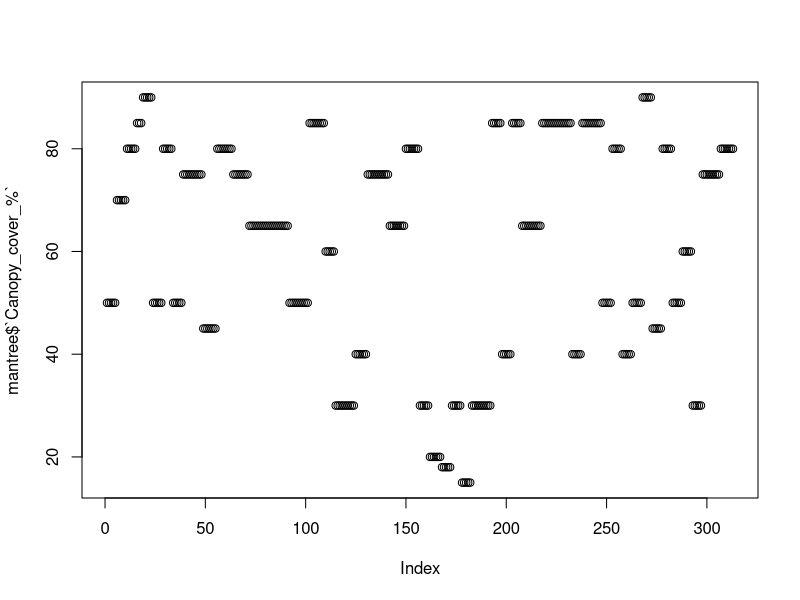
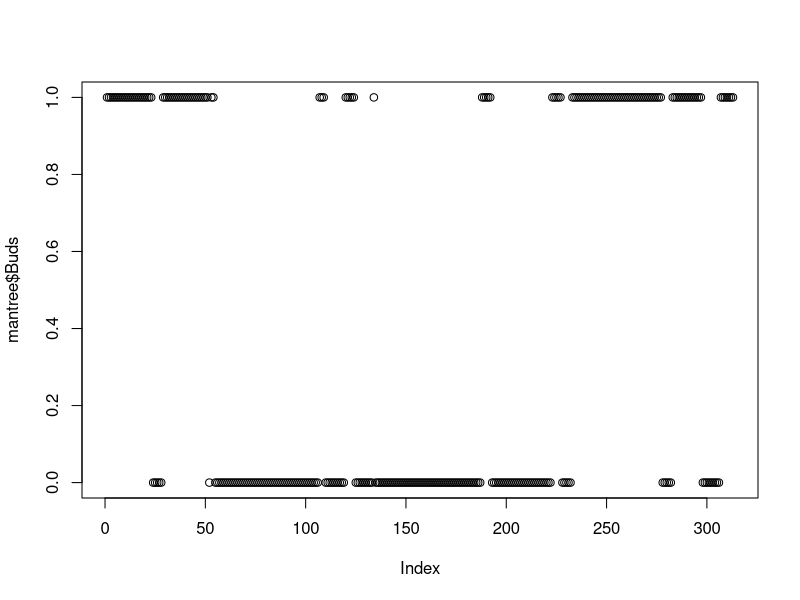
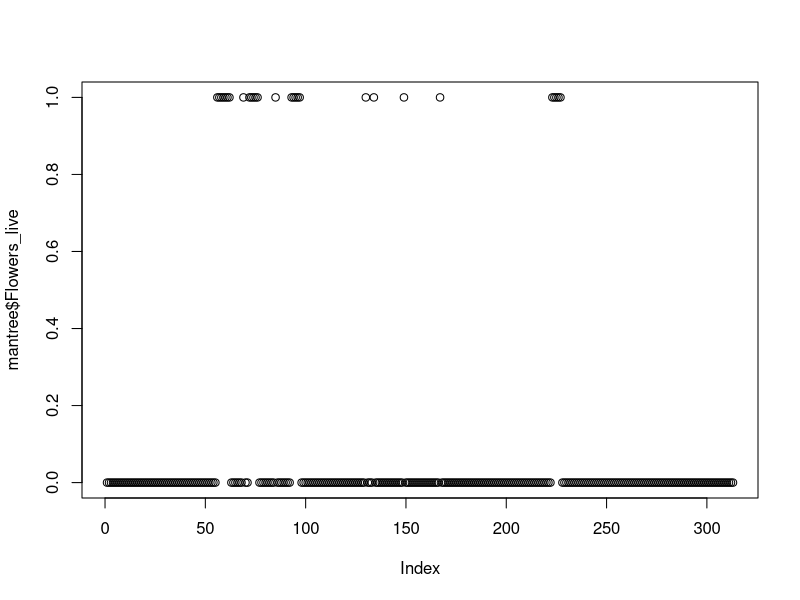
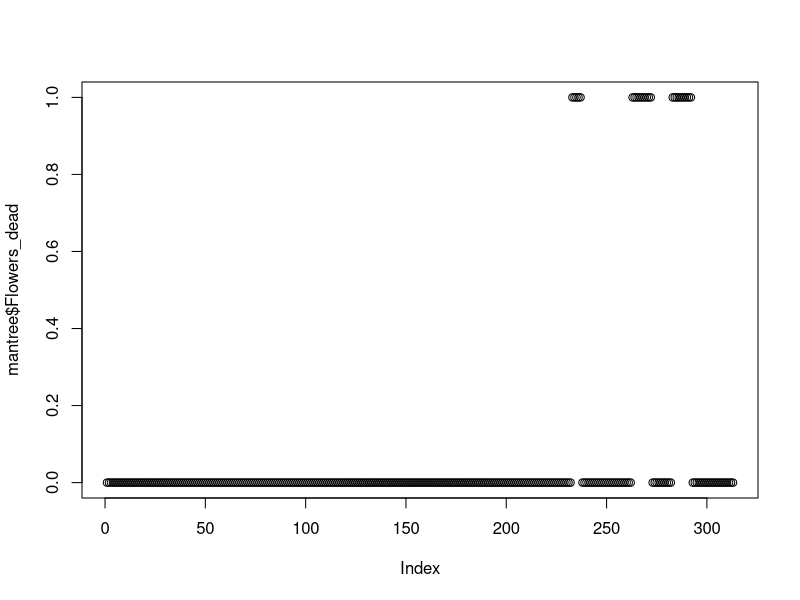
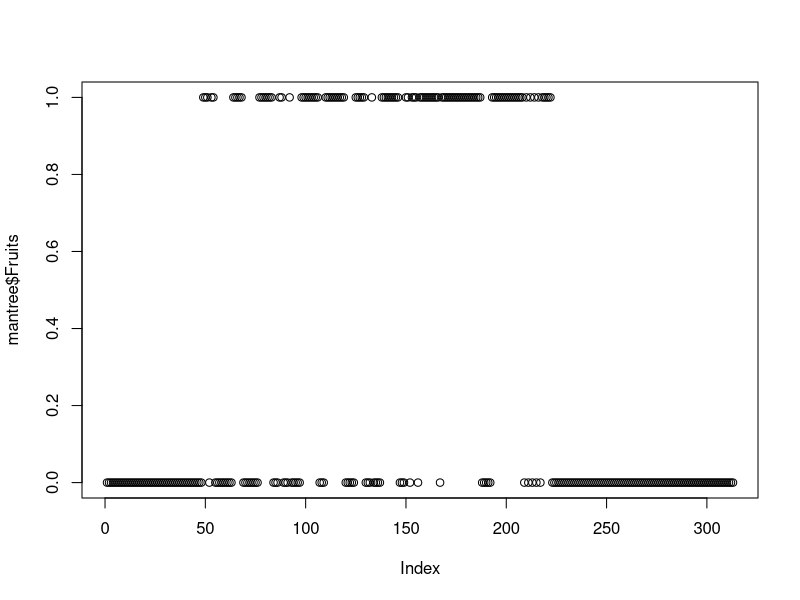
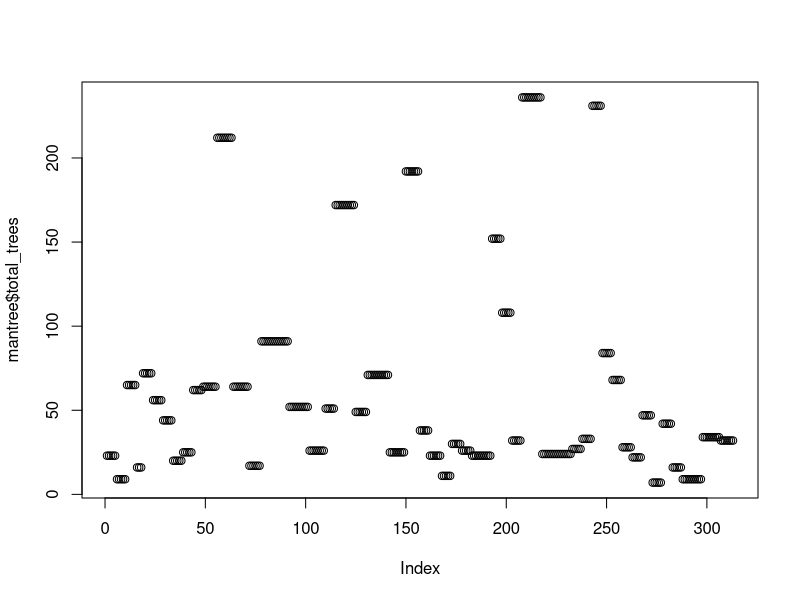
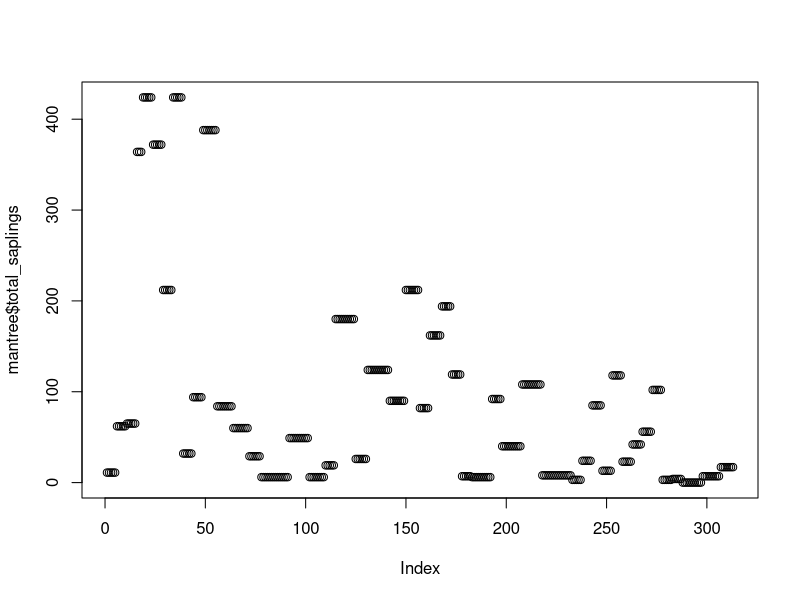
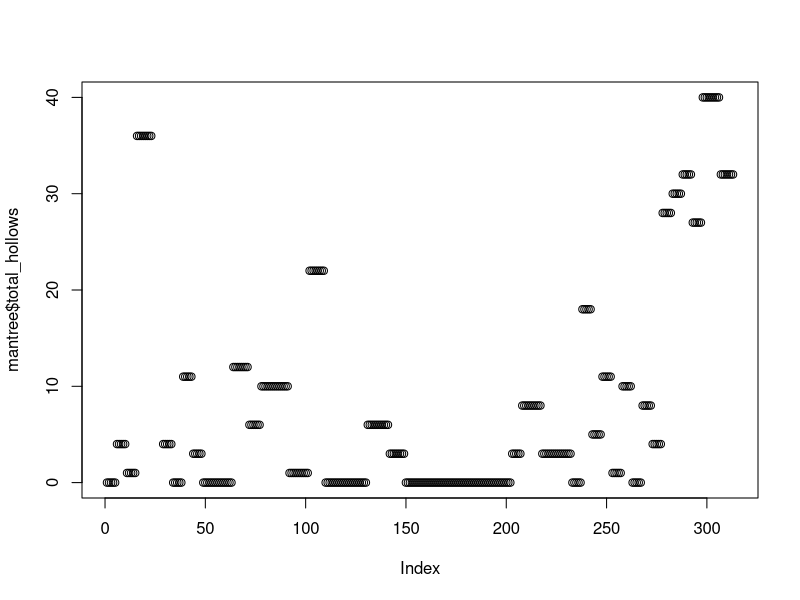

R code for these plots, in order:
## ---- chunk 1
#install.packages("readxl")
#install.packages("tidyverse")

library(readxl)
library(tidyverse)
## ---- chunk 2
# set working directory
setwd("C:/Users/z5204897/OneDrive - UNSW/Desktop/PhD/Data_analysis/Project/Functional_traits")

# input mangrove tree data
mantree <- read_excel("Data/Functional_traits_combined_data.xlsx", sheet = "Mangrove_tree") %>% 
  arrange(Date, Time) %>% 
  mutate(total_trees = Trees * 100/Quadrat_size_m2, 
         total_saplings = Saplings * 100/Quadrat_size_m2,
         total_hollows = Hollows * 100/Quadrat_size_m2,
         # add columns for total tree, seedling and hollow counts per 1m2 for each species to standardise  counts
         Buds = case_when(  # reassign Buds as a numeric variable
           Buds == "Yes" ~ 1,
           Buds == "No" ~ 0
         ),
         Flowers_live = case_when(  # reassign Flowers_live as a numeric variable
           Flowers_live == "Yes" ~ 1,
           Flowers_live == "No" ~ 0
         ),
         Flowers_dead = case_when(  # reassign Flowers_dead as a numeric variable
           Flowers_dead == "Yes" ~ 1,
           Flowers_dead == "No" ~ 0
         ),
         Fruits = case_when(  # reassign Fruits as a numeric variable
           Fruits == "Yes" ~ 1,
           Fruits == "No" ~ 0
         ),
         rest_year = case_when(
           Site == "HS" ~ as.numeric("2008"),
           Site == "CC" ~ as.numeric("1990"),
           Site == "CF" ~ as.numeric("1993"),
           Site == "DLW" ~ as.numeric("2014"),
           Site == "CCW" ~ as.numeric("2007"), # don't know the exact year, need to investigate
           Site == "YCW" ~ as.numeric("2018")
         )) # add a column for restoration years
# double check with Will years for each

# mangrove subquadrat data
manq <- read_excel("Data/Functional_traits_combined_data.xlsx", sheet = "Mangrove_quadrat") %>% 
  arrange(Date, Time) %>% 
  filter(Pneu_dia_mm > 2.5) %>% # excluding unrealistic data point
  mutate(rest_year = case_when(
           Site == "HS" ~ as.numeric("2008"),
           Site == "CC" ~ as.numeric("1990"),
           Site == "CF" ~ as.numeric("1993"),
           Site == "DLW" ~ as.numeric("2014"),
           Site == "CCW" ~ as.numeric("2007"), # don't know the exact year, need to investigate
           Site == "YCW" ~ as.numeric("2018")
         ),
         pneu_h_d = Pneu_ht_mm/Pneu_dia_mm) # add a column for restoration years

# outliers
# there is a grey mangrove height measurement listed as 1m, which is too short to be a tree so must be a transcription error. Removing this data cell.
mantree$Height_m[15] <- NA 
## ---- chunk 3
# eventually, should combine this with mangrove tree data.

# mangrove leaf herbivory data
manherb <- read_excel("Data/Functional_traits_combined_data.xlsx", sheet = "Mangrove_herb") %>% 
  rowwise() %>% 
  mutate(Herb_av = mean(c_across(Leaf_1:Leaf_5), na.rm = TRUE))
## ---- chunk 4
# plot by observation order
plot(mantree$`Canopy_cover_%`)
plot(mantree$Buds)
plot(mantree$Flowers_live)
plot(mantree$Flowers_dead)
plot(mantree$Fruits)
plot(mantree$total_trees)
plot(mantree$total_saplings)
plot(mantree$total_hollows)

# plot by site
new_order <- with(mantree, reorder(Site, `Canopy_cover_%`, median, na.rm=T)) 
boxplot(`Canopy_cover_%` ~ new_order, data = mantree)

new_order <- with(mantree, reorder(Site, total_trees, median, na.rm=T)) 
boxplot(total_trees ~ new_order, data = mantree)

new_order <- with(mantree, reorder(Site, total_saplings, median, na.rm=T)) 
boxplot(total_saplings ~ new_order, data = mantree)

new_order <- with(mantree, reorder(Site, total_hollows, median, na.rm=T)) 
boxplot(total_hollows ~ new_order, data = mantree)
## ---- chunk 5

## ---- chunk 6
grey <- mantree %>% 
  filter(Species == "Grey")

# plot by order of observation
plot(grey$Stems)
plot(grey$DBH_cm)
plot(grey$Basal_circ_cm)
plot(grey$Height_m)

# plot by site
new_order <- with(grey, reorder(Site, Stems, median, na.rm=T)) 
boxplot(Stems ~ new_order, data = grey)

new_order <- with(grey, reorder(Site, DBH_cm, median, na.rm=T)) 
boxplot(DBH_cm ~ new_order, data = grey)

new_order <- with(grey, reorder(Site, Basal_circ_cm, median, na.rm=T)) 
boxplot(Basal_circ_cm ~ new_order, data = grey)

new_order <- with(grey, reorder(Site, Height_m, median, na.rm=T)) 
boxplot(Height_m ~ new_order, data = grey)
## ---- chunk 7
river <- mantree %>% 
  filter(Species == "River")

# plot by order of observation
plot(river$Stems)
plot(river$DBH_cm)
plot(river$Basal_circ_cm)
plot(river$Height_m)

# plot by site
new_order <- with(river, reorder(Site, Stems, median, na.rm=T)) 
boxplot(Stems ~ new_order, data = river)

new_order <- with(river, reorder(Site, DBH_cm, median, na.rm=T)) 
boxplot(DBH_cm ~ new_order, data = river)

new_order <- with(river, reorder(Site, Basal_circ_cm, median, na.rm=T)) 
boxplot(Basal_circ_cm ~ new_order, data = river)

new_order <- with(river, reorder(Site, Height_m, median, na.rm=T)) 
boxplot(Height_m ~ new_order, data = river)
## ---- chunk 8
orange <- mantree %>% 
  filter(Species == "Orange")

# plot by order of observation
plot(orange$Stems)
plot(orange$DBH_cm)
plot(orange$Basal_circ_cm)
plot(orange$Height_m)

# plot by site
new_order <- with(orange, reorder(Site, Stems, median, na.rm=T)) 
boxplot(Stems ~ new_order, data = orange)

new_order <- with(orange, reorder(Site, DBH_cm, median, na.rm=T)) 
boxplot(DBH_cm ~ new_order, data = orange)

new_order <- with(orange, reorder(Site, Basal_circ_cm, median, na.rm=T)) 
boxplot(Basal_circ_cm ~ new_order, data = orange)

new_order <- with(orange, reorder(Site, Height_m, median, na.rm=T)) 
boxplot(Height_m ~ new_order, data = orange)
## ---- chunk 9
plot(mantree$Saplings ~ mantree$`Canopy_cover_%`)
## ---- chunk 10
# plot by order of observation
plot(manherb$Herb_av)

# plot by site
new_order <- with(manherb, reorder(Site, Herb_av, median, na.rm=T)) 
boxplot(Herb_av ~ new_order, data = manherb)

# plot by estuary
boxplot(Herb_av ~ Estuary, data = manherb)
## ---- chunk 11
hgrey <- manherb %>% 
  filter(Species == "Grey")

# plot by order of observation
plot(hgrey$Herb_av)

# plot by site
new_order <- with(hgrey, reorder(Site, Herb_av, median, na.rm=T)) 
boxplot(Herb_av ~ new_order, data = hgrey)
# lower herbivory at younger restoration sites than older and natural sites (except SI)
## ---- chunk 12
horange <- manherb %>% 
  filter(Species == "Orange")

# plot by order of observation
plot(horange$Herb_av)

# plot by site
new_order <- with(horange, reorder(Site, Herb_av, median, na.rm=T)) 
boxplot(Herb_av ~ new_order, data = horange)
## ---- chunk 13
hriver <- manherb %>% 
  filter(Species == "River")

# plot by order of observation
plot(hriver$Herb_av)

# plot by site
new_order <- with(hriver, reorder(Site, Herb_av, median, na.rm=T)) 
boxplot(Herb_av ~ new_order, data = hriver)
